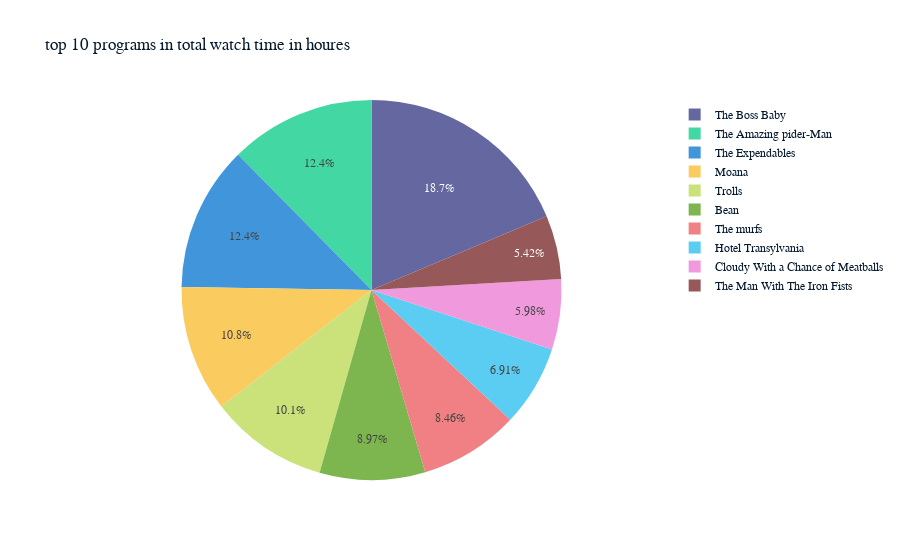

The cell this chart's notebook holds for it:
### Code cell
# plot top 10 Programs
fig = px.pie(grouped.head(10), values='Total watch time in hours', names='program_name',\
             hover_data=['program_class'],title='top 10 programs in total watch time in hours')
fig.show()

### Figure 1 — Plotly figure (JSON) as saved in the notebook; plotly's stock layout.template omitted (floating-point values rounded to 4 significant figures)
{"data": [{"customdata": [["MOVIE"], ["MOVIE"], ["MOVIE"], ["MOVIE"], ["MOVIE"], ["MOVIE"], ["MOVIE"], ["MOVIE"], ["MOVIE"], ["MOVIE"]], "domain": {"x": [0, 1], "y": [0, 1]}, "hovertemplate": "program_name=%{label}<br>Total watch time in houres=%{value}<br>program_class=%{customdata[0]}<extra></extra>", "labels": ["The Boss Baby", "The Amazing pider-Man", "The Expendables", "Moana", "Trolls", "Bean", "The murfs", "Hotel Transylvania", "Cloudy With a Chance of Meatballs", "The Man With The Iron Fists"], "legendgroup": "", "name": "", "showlegend": true, "type": "pie", "values": [2961.0, 1966.0, 1961.0, 1706.0, 1601.0, 1424.0, 1342.0, 1097.0, 948.7, 859.6]}], "layout": {"legend": {"tracegroupgap": 0}, "title": {"text": "top 10 programs in total watch time in houres"}}}
